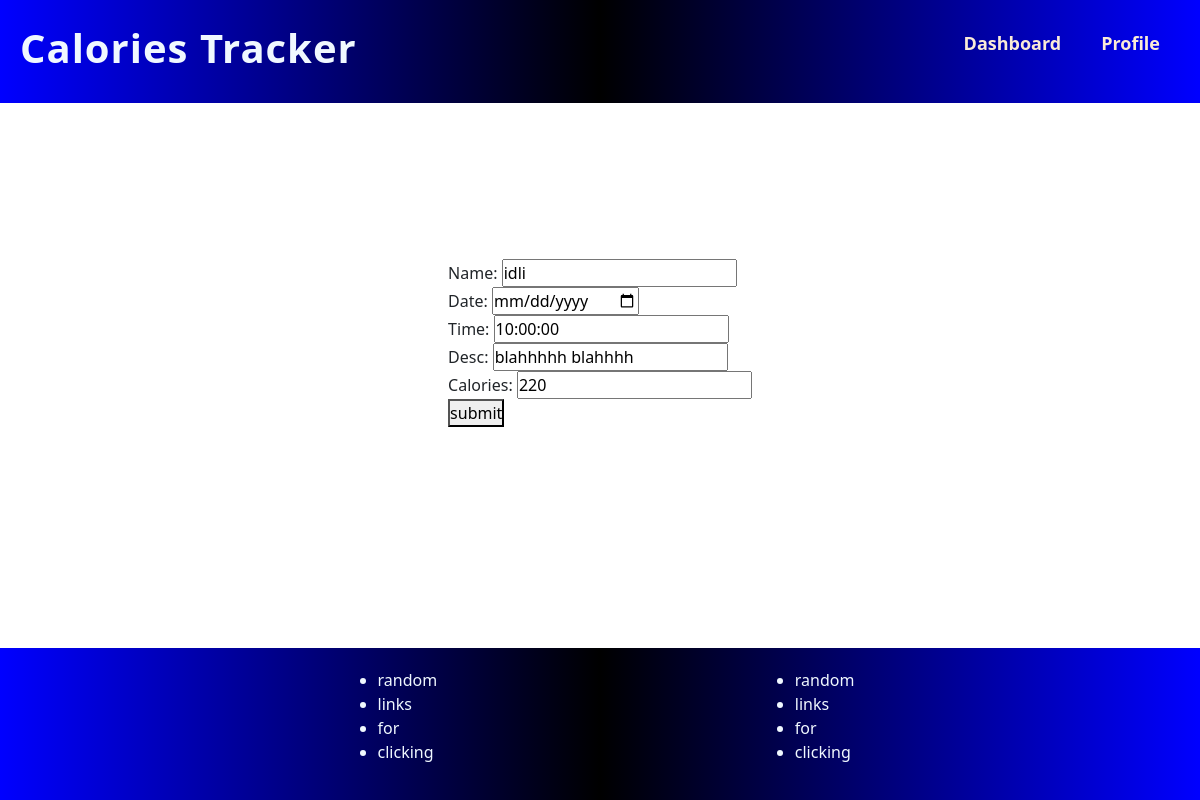
Screenshot of /edit/2/ (signed in) with the database file from the repository.
### meals/models.py (models this page shows, shortened)
class Meal(models.Model):
    name = models.CharField(max_length=100)
    user = models.ForeignKey(User, on_delete=models.CASCADE)
    date = models.DateField()
    time = models.TimeField()
    desc = models.CharField(max_length=255)
    calories = models.PositiveIntegerField()

### meals/views.py (the view)
# urls.py: path('edit/<int:pk>/',views.edit_meal,name='edit'),
@login_required
def edit_meal(request, pk):
    meal = get_object_or_404(Meal,pk=pk,user=request.user)
    form = MealForm(request.POST or None,instance=meal)
    if form.is_valid():
        form.save()
        return redirect('dashboard')
    return render(request,'meals/meals_form.html',{"form":form})

### meals/forms.py
class MealForm(forms.ModelForm):
    date = forms.DateField(
        widget=forms.DateInput(format=('%d-%m-%Y'),
                               attrs={'type':'date'}))
    class Meta:
        model = Meal
        fields = ["name","date","time","desc","calories"]

### templates/meals/meals_form.html (shortened to what this page needs)
{% extends 'base.html' %}
{% block content %}
<form method="post">
    {{ form }}
    <button type="submit">submit</button>
</form>
{% endblock %}

### static/css/style.css (style rules this page uses)
* { padding: 0; margin: 0; }
body { height: 100vh; width: 100vw; }

### rows the page displays
Meal: name "idli", time "10:00:00", desc "blahhhhh blahhhh", calories "220"
